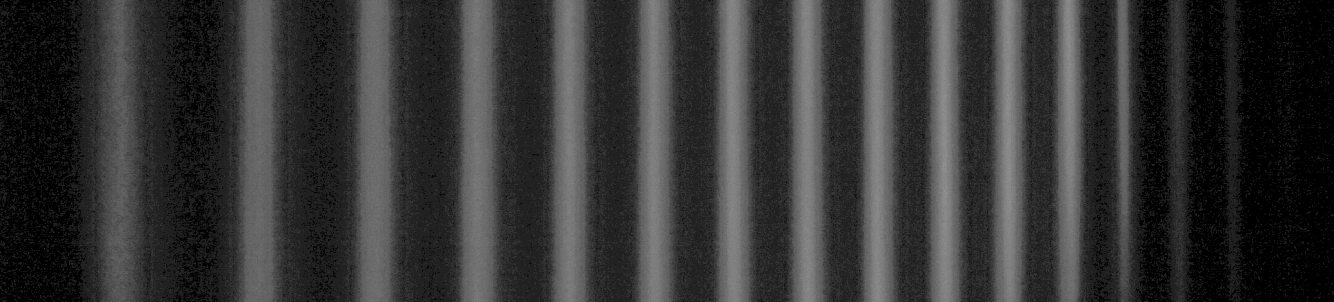
#> input picture PHY641/V27_Zeeman/Messdaten/bilder_v27/messung_1_rot_sigma/b_w/m1_I_0_cut-LAB.png, 4000 x 904 px (shown at 1/3 size)
$ python pictures.py   (older library calls are emulated)
#> lines starting #> are read from the running program, lines starting #| are printed output that depends on the picture
import numpy as np
import matplotlib.pyplot as plt
from mpl_toolkits.mplot3d import Axes3D
import scipy.misc
from scipy import signal
import matplotlib.image as mpimg

rot_I_0 = scipy.misc.imread('bilder_v27/messung_1_rot_sigma/b_w/m1_I_0_cut-LAB.png', flatten=True, mode=None)
#> rot_I_0: shape (904, 4000) float32; min 0, max 155, mean 52.5
#rot_I_7_5 = scipy.misc.imread('bilder_v27/messung_1_rot_sigma/b_w/m1_I_7_5_cut-LAB.png', flatten=True, mode=None)
rot_I_10 = scipy.misc.imread('bilder_v27/messung_1_rot_sigma/b_w/m1_I_10_cut-LAB.png', flatten=True, mode=None)
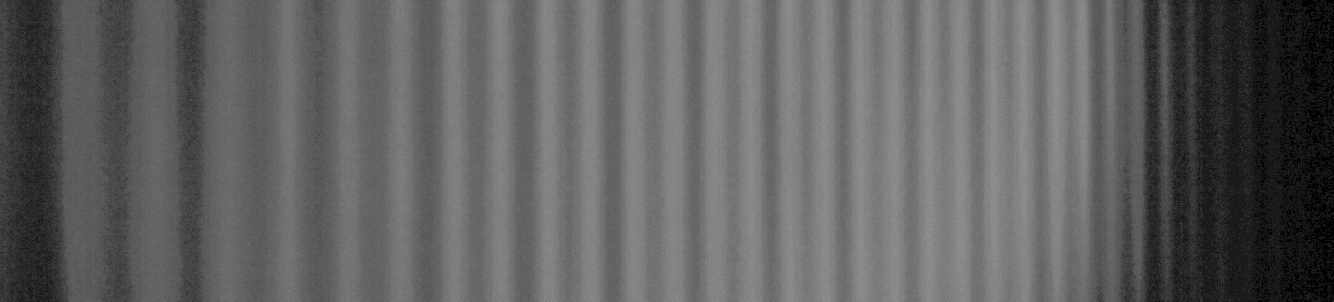
#> input picture PHY641/V27_Zeeman/Messdaten/bilder_v27/messung_1_rot_sigma/b_w/m1_I_10_cut-LAB.png, 4000 x 904 px (shown at 1/3 size)
#> rot_I_10: shape (904, 4000) float32; min 0, max 157, mean 96.9
plt.plot(range(0, 4000), rot_I_0[450], 'r-', linewidth = 0.5, label = '$I = 0$')
#plt.plot(range(0, 4000), rot_I_7_5[450], 'b-', linewidth = 0.5)
plt.plot(range(0, 4000), rot_I_10[450], 'b-', linewidth = 0.5, label = '$I = 10$A')
plt.xlim(0, 4000)
plt.ylim(60, 160)
plt.xlabel('$x$/px')
plt.ylabel('Helligkeit')
plt.savefig('plots/rot_sigma_intensitaet.pdf')
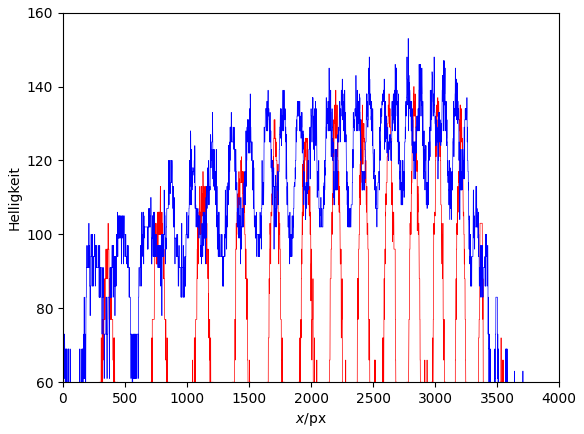
#> figure drawn by matplotlib, 1 panel; curve peaks at x = 2830, y = 140; curve peaks at x = 2784, y = 153
#plt.show()


plt.clf()

plt.subplot(211)
plt.plot(range(0, 4000), rot_I_0[450], 'r-', linewidth = 0.5)
peaks_rot_0 = np.genfromtxt('data/peaks_rot_sigma_I_0.txt', unpack = True)
for i in peaks_rot_0:
    plt.axvline(x = i, linewidth=0.7, color='k')
plt.ylabel('Helligkeit')
plt.xlabel('$x$/px')
plt.xlim(0, 4000)

plt.subplot(212)
img = mpimg.imread('bilder_v27/messung_1_rot_sigma/m1_I_0_cut.png')
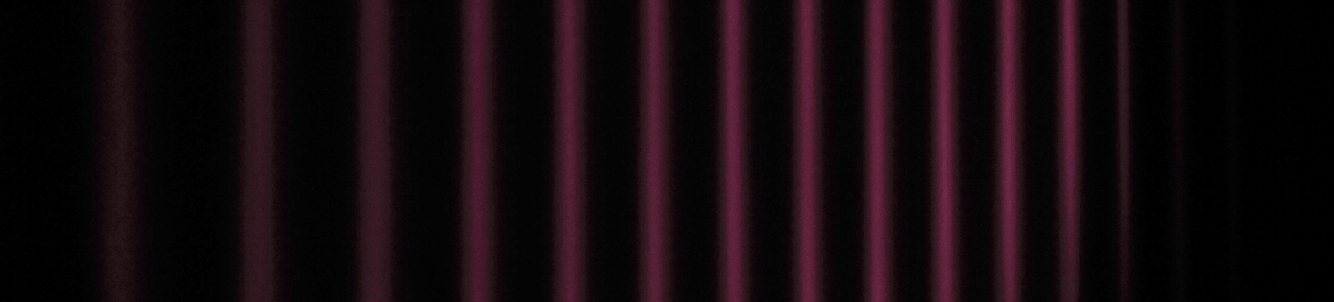
#> input picture PHY641/V27_Zeeman/Messdaten/bilder_v27/messung_1_rot_sigma/m1_I_0_cut.png, 4000 x 904 px (shown at 1/3 size)
#> img is the input picture: shape (904, 4000, 3) float32; mean R, G, B 0.081, 0.0377, 0.0532
plt.imshow(img)
for i in peaks_rot_0:
    plt.axvline(x = i, linewidth=1.2, color='w')
plt.xlabel('$x$/px')
plt.savefig('plots/peaks_rot_sigma_0.pdf')
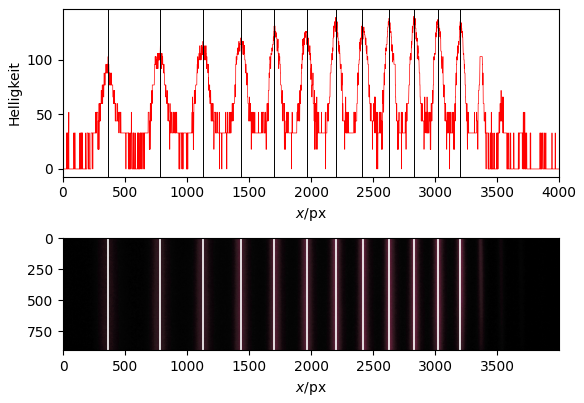
#> figure drawn by matplotlib, 2 panels; panel 1: curve peaks at x = 2830, y = 140

plt.clf()
plt.subplot(211)
plt.plot(range(0, 4000), rot_I_10[450], 'r-', linewidth = 0.5)
peaks_rot_10 = np.genfromtxt('data/peaks_rot_sigma_I_10.txt', unpack = True)
for i in peaks_rot_10:
    plt.axvline(x = i, linewidth=0.7, color='k')
plt.xlim(0, 4000)
plt.ylabel('Helligkeit')
plt.xlabel('$x$/px')

plt.subplot(212)
img = mpimg.imread('bilder_v27/messung_1_rot_sigma/m1_I_10_cut.png')
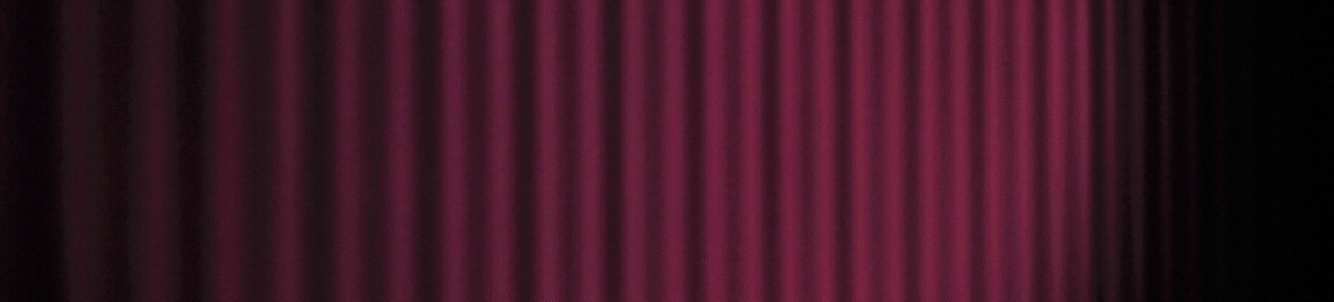
#> input picture PHY641/V27_Zeeman/Messdaten/bilder_v27/messung_1_rot_sigma/m1_I_10_cut.png, 4000 x 904 px (shown at 1/3 size)
#> img is the input picture: shape (904, 4000, 3) float32; mean R, G, B 0.23, 0.0841, 0.135
plt.imshow(img)
for i in peaks_rot_10:
    plt.axvline(x = i, linewidth=1.2, color='w')
plt.ylabel('Helligkeit')
plt.xlabel('$x$/px')
plt.savefig('plots/peaks_rot_sigma_10.pdf')
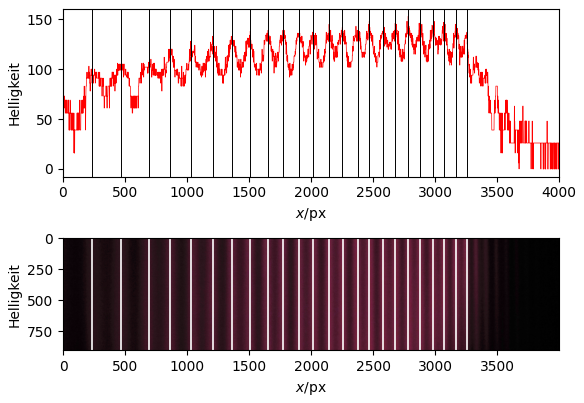
#> figure drawn by matplotlib, 2 panels; panel 1: curve peaks at x = 2784, y = 153
